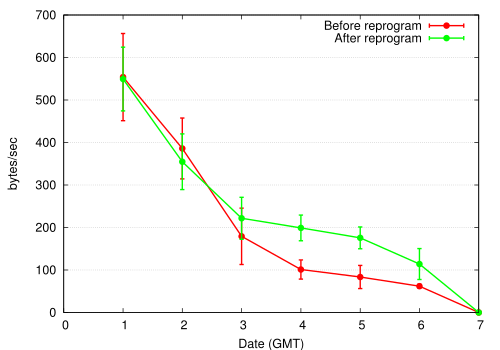

The gnuplot source for this figure:
# function: PLOT
# windowSize: 0
# whereClause: success=1 AND bytes>30000 AND nodeDistance=6
# nodeID: 0
# counter: laptoptimeSEC
# old: 0
# new: 0
# breakLineInterval: 
# noZeros: 0
# table: FETCH_SUMMARY
# column: bytesPerSecond
# starttime: 1123079234.522
# endtime: 1124454509.222

set grid noxtics ytics
set xrange [0:7]
set yrange [0:*]
set ylabel "bytes/sec"
set xlabel "Node distance (hops)"
set output 'fetchspeed-oldnew.eps'
set xlabel "Date (GMT)"

set terminal postscript eps enhanced color solid 18

plot \
'fetchspeed-old.out' u ($1):($2):($3) t 'Before reprogram' w errorlines ps 1.5 lw 4 pt 7, \
'fetchspeed-new.out' u ($1):($2):($3) t 'After reprogram' w errorlines ps 1.5 lw 4 pt 7 
